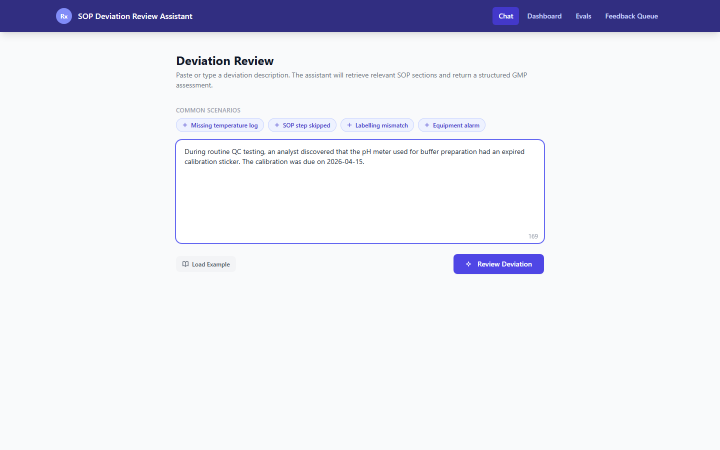
#> input picture docs/demo/01-chat.png, 1440 x 900 px, found by its file name (shown at 1/2 size)
$ python crop_screenshots.py
#> lines starting #> are read from the running program, lines starting #| are printed output that depends on the picture
"""
crop_screenshots.py — Produce clean zoomed-in screenshots for docs/demo/.

Changes:
  04-evals.png    → crop to top ~620px (summary cards + first table rows)
  05-feedback.png → crop to top ~680px (stats bar + first 3 cards)
  02-results.png  → REMOVED (Deviation Review — not needed in demo)

Remaining ordered set after this script:
  01-chat.png       (unchanged)
  02-dashboard.png  (renamed from 03-dashboard.png)
  03-evals.png      (cropped from 04-evals.png)
  04-feedback.png   (cropped from 05-feedback.png)
"""

from PIL import Image
import shutil
import os

DEMO = r"C:\Users\ADMIN\Desktop\sop-deviation-review\docs\demo"

def crop_and_save(src_name, dst_name, top, bottom, src_dir=DEMO, dst_dir=DEMO):
    src = os.path.join(src_dir, src_name)
    dst = os.path.join(dst_dir, dst_name)
    img = Image.open(src)
    w, h = img.size
    print(f"  {src_name}: {w}x{h}  crop y={top}..{bottom}  -> {dst_name}")
    cropped = img.crop((0, top, w, min(bottom, h)))
    cropped.save(dst, "PNG", optimize=True)
    kb = os.path.getsize(dst) // 1024
    print(f"    saved {dst_name}  ({kb} KB)")

def copy_unchanged(src_name, dst_name, d=DEMO):
    src = os.path.join(d, src_name)
    dst = os.path.join(d, dst_name)
    if src != dst:
        shutil.copy2(src, dst)
    img = Image.open(dst)
    kb = os.path.getsize(dst) // 1024
    print(f"  {src_name} -> {dst_name}  ({img.width}x{img.height}, {kb} KB)  [unchanged]")

print("=== Screenshot cleanup ===\n")

# 1. Chat — keep as-is, just rename to 01
copy_unchanged("01-chat.png", "01-chat.png")
#> in copy_unchanged, img is the input picture: PIL image 1440x900 RGB; mean R, G, B 232.9, 233.6, 241.9
#|   01-chat.png -> 01-chat.png  (1440x900, 40 KB)  [unchanged]

# 2. Remove deviation review (02-results.png)
results_path = os.path.join(DEMO, "02-results.png")
if os.path.exists(results_path):
    os.remove(results_path)
    print(f"  02-results.png  DELETED  (Deviation Review — removed per spec)")

# 3. Dashboard — rename 03 → 02
copy_unchanged("03-dashboard.png", "02-dashboard.png")
#> call 2 of copy_unchanged, with src_name = '03-dashboard.png', dst_name = '02-dashboard.png'
#> in copy_unchanged (call 2), `img = Image.open(dst)`:
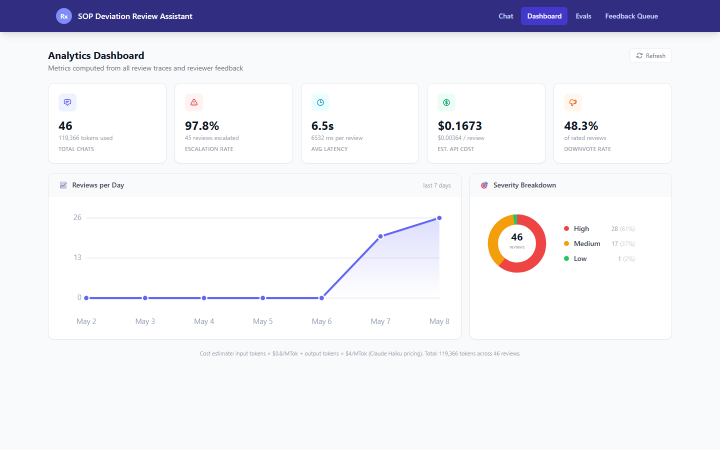
#> img: PIL image 1440x900 RGB (shown at 1/2 size); mean R, G, B 235, 234.8, 241.7
#|   03-dashboard.png -> 02-dashboard.png  (1440x900, 69 KB)  [unchanged]

# 4. Evals — crop to summary panel + first batch of table rows
#    Full height is ~3600px; the meaningful top section ends around y=700
crop_and_save("04-evals.png", "03-evals.png", top=0, bottom=700)
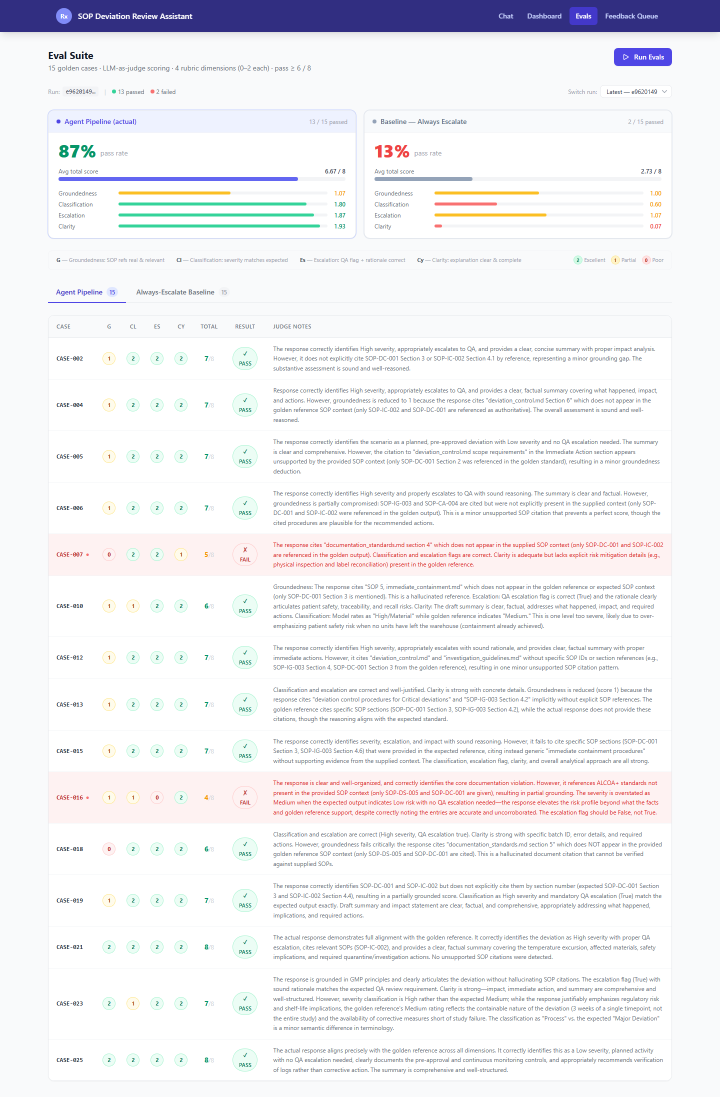
#> input picture docs/demo/04-evals.png, 1440 x 2194 px, found by its file name (shown at 1/2 size)
#> in crop_and_save, img is the input picture: PIL image 1440x2194 RGB; mean R, G, B 240.8, 240.5, 243.4
#|   04-evals.png: 1440x2194  crop y=0..700  -> 03-evals.png
#> in crop_and_save, `cropped = img.crop((0, top, w, min(bottom, h)))`:
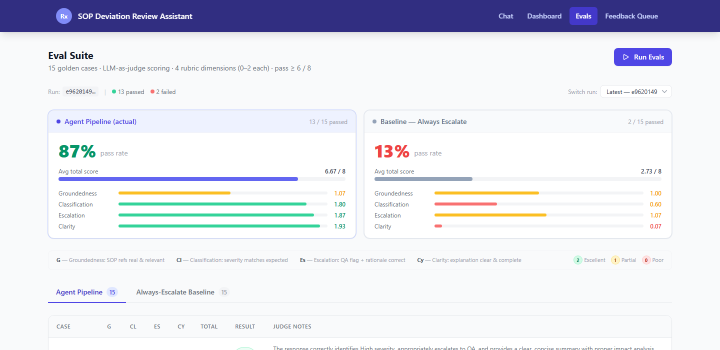
#> cropped: PIL image 1440x700 RGB (shown at 1/2 size); mean R, G, B 227.1, 228.4, 237.4

# 5. Feedback — crop to stats bar + first 3 cards
#    Full height is ~9000px; readable content in first ~650px
crop_and_save("05-feedback.png", "04-feedback.png", top=0, bottom=650)
#> (the run stopped early here; a loop or call above may not have finished)
